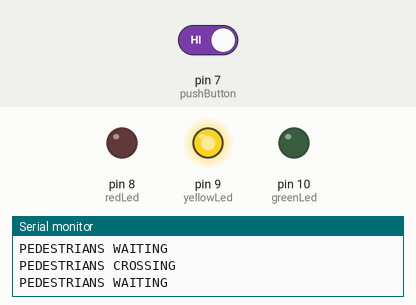
This sketch was run on a simulated Arduino Uno, built with avr-gcc and run on an emulated ATmega328P. Parts: output pins drawn as LEDs (lit = HIGH), the last lines printed to the serial monitor. The inputs (shaded band) are chosen by the test bench; at power-on: pin 7 (pushButton) HIGH.

Above: at 16.8 s.
16.9 s: pin 7 (pushButton) driven LOW
At 19.7 s:
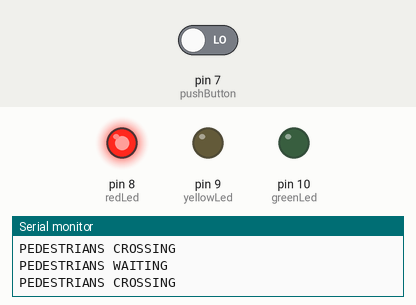
At 24.7 s:
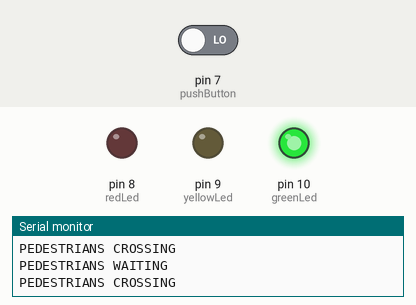
25.5 s: pin 7 (pushButton) driven HIGH
At 25.8 s:
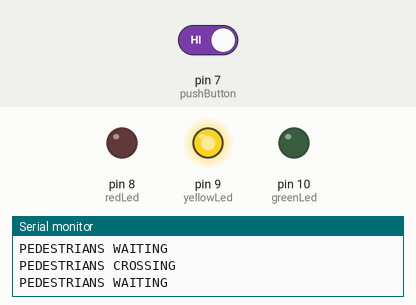
Timing chart, 0 to 43.0 s (numbered marks = the images above; inputs shaded):
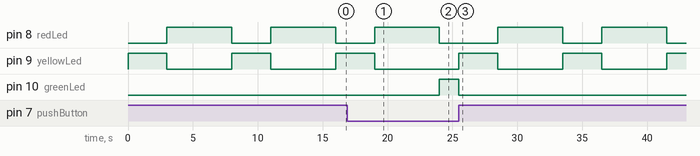

The sketch:

traffic_light_with_pedestrians_1.ino
```cpp
//declare the LEDs
int redLed = 8;
int yellowLed = 9;
int greenLed = 10;

// declare the push button
int pushButton = 7;

int readPushButton = 0;

void setup()
{
  pinMode(redLed, OUTPUT);
  pinMode(yellowLed, OUTPUT);
  pinMode(greenLed, OUTPUT);
  pinMode(pushButton, INPUT);

  digitalWrite(redLed, LOW);
  digitalWrite(yellowLed, LOW);
  digitalWrite(greenLed, LOW);

  Serial.begin(9600);
}

void loop()
{
 readPushButton = digitalRead(pushButton);
 if(readPushButton == 0){
  	digitalWrite(redLed, LOW);
  	digitalWrite(yellowLed, LOW);
  	digitalWrite(greenLed, HIGH);
  }
  else{
	digitalWrite(redLed, LOW);
  	digitalWrite(yellowLed, HIGH);
  	digitalWrite(greenLed, LOW);
    Serial.println("PEDESTRIANS WAITING");
    delay(3000);

    digitalWrite(redLed, HIGH);
  	digitalWrite(yellowLed, LOW);
  	digitalWrite(greenLed, LOW);
    Serial.println("PEDESTRIANS CROSSING");
    delay(5000);
  }
}
```

Measured:
- after the input at 16.9 s, pin 9 (yellowLed): goes on until 19.0 s, then stays LOW; pin 10 (greenLed): LOW → HIGH after 7.1 s
- after the input at 25.5 s, pin 8 (redLed): alternates HIGH for 5.0 s and LOW for 3.0 s, starting after 3.0 s; pin 9 (yellowLed): alternates HIGH for 3.0 s and LOW for 5.0 s, starting at once; pin 10 (greenLed): HIGH → LOW at once
- by itself, pin 8 (redLed): alternates HIGH for 5.0 s and LOW for 3.0 s
- by itself, pin 9 (yellowLed): alternates HIGH for 3.0 s and LOW for 5.0 s
